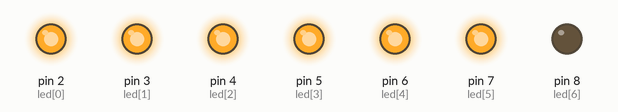
A sketch run on a simulated Arduino Uno, built with avr-gcc and run on an emulated ATmega328P. Parts: output pins drawn as LEDs (lit = HIGH).

Above: at 0.2 s.
At 1.2 s:
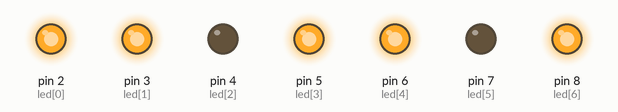
At 1.7 s:
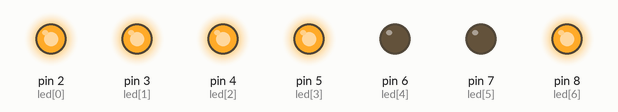
At 2.7 s:
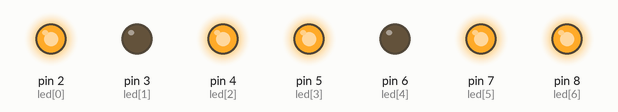
At 4.2 s:
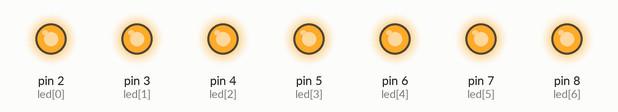
At 5.7 s:
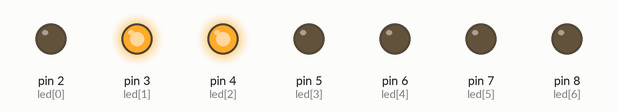
Timing chart, 0 to 6.5 s (numbered marks = the images above):
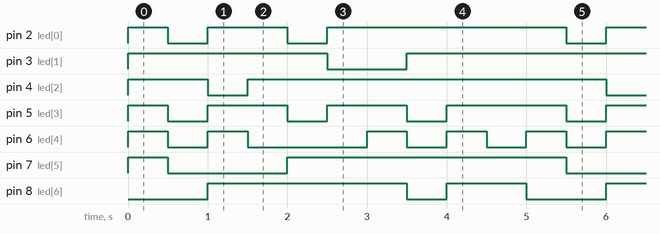

The sketch:

SevenSegmentZeroToTen.ino
```cpp
const unsigned int led[7] = {2, 3, 4, 5 ,6 ,7 ,8};


const unsigned int num_0[7] = { 1, 1, 1 ,1 , 1, 1, 0 }; // 0
const unsigned int num_1[7] = { 0, 1, 1 ,0 , 0, 0, 0 }; // 1
const unsigned int num_2[7] = { 1, 1, 0 ,1 , 1, 0, 1 }; // 2
const unsigned int num_3[7] = { 1, 1, 1 ,1 , 0, 0, 1 }; // 3
const unsigned int num_4[7] = { 0, 1, 1 ,0 , 0, 1, 1 }; // 4
const unsigned int num_5[7] = { 1, 0, 1 ,1 , 0, 1, 1 }; // 5
const unsigned int num_6[7] = { 1, 0, 1 ,1 , 1, 1, 1 }; // 6
const unsigned int num_7[7] = { 1, 1, 1 ,0 , 0, 1, 0 }; // 7
const unsigned int num_8[7] = { 1, 1, 1 ,1 , 1, 1, 1 }; // 8
const unsigned int num_9[7] = { 1, 1, 1 ,1 , 0, 1, 1 }; // 9


const unsigned char N_0= 0b00000000;
const unsigned char N_1= 0b00000000;
const unsigned char N_2= 0b00000000;
const unsigned char N_3= 0b00000000;
const unsigned char N_4= 0b00000000;
const unsigned char N_5= 0b00000000;
const unsigned char N_6= 0b00000000;
const unsigned char N_7= 0b00000000;
const unsigned char N_8= 0b00000000;
const unsigned char N_9= 0b00000000;

void display_init(){
  for(int x=0;x<7;x++){
    pinMode(led[x], OUTPUT);
  }
}

void display_clear(){
  for(int x=0;x<7;x++){
    digitalWrite(led[x], LOW);
  }
}

void setup(){
  display_init();
  display_clear();
}

void loop(){
  for(int x=0;x<7;x++){
    digitalWrite(led[x], num_0[x]);
  }
  delay(500);
  for(int x=0;x<7;x++){
    digitalWrite(led[x], num_1[x]);
  }
  delay(500);
  for(int x=0;x<7;x++){
    digitalWrite(led[x], num_2[x]);
  }
  delay(500);
  for(int x=0;x<7;x++){
    digitalWrite(led[x], num_3[x]);
  }
  delay(500);
  for(int x=0;x<7;x++){
    digitalWrite(led[x], num_4[x]);
  }
  delay(500);
  for(int x=0;x<7;x++){
    digitalWrite(led[x], num_5[x]);
  }
  delay(500);
  for(int x=0;x<7;x++){
    digitalWrite(led[x], num_6[x]);
  }
  delay(500);
  for(int x=0;x<7;x++){
    digitalWrite(led[x], num_7[x]);
  }
  delay(500);
  for(int x=0;x<7;x++){
    digitalWrite(led[x], num_8[x]);
  }
  delay(500);
  for(int x=0;x<7;x++){
    digitalWrite(led[x], num_9[x]);
  }
  delay(500);

}
```

Measured:
- by itself, pin 2 (led[0]): repeats every 5.0 s: LOW 0.50 s, HIGH 1.0 s, LOW 0.50 s, HIGH 3.0 s
- by itself, pin 3 (led[1]): repeats every 5.0 s: LOW 1.0 s, HIGH 4.0 s
- by itself, pin 4 (led[2]): repeats every 5.0 s: LOW 0.50 s, HIGH 4.5 s
- by itself, pin 5 (led[3]): repeats every 5.0 s: 2 × (LOW 0.50 s, HIGH 1.0 s), LOW 0.50 s, HIGH 1.5 s
- by itself, pin 6 (led[4]): repeats every 5.0 s: LOW 0.50 s, HIGH 0.50 s, LOW 1.5 s, 2 × (HIGH 0.50 s, LOW 0.50 s), HIGH 0.50 s
- by itself, pin 7 (led[5]): repeats every 5.0 s: LOW 1.5 s, HIGH 3.5 s
- by itself, pin 8 (led[6]): repeats every 5.0 s: LOW 0.50 s, HIGH 1.0 s, LOW 1.0 s, HIGH 2.5 s
